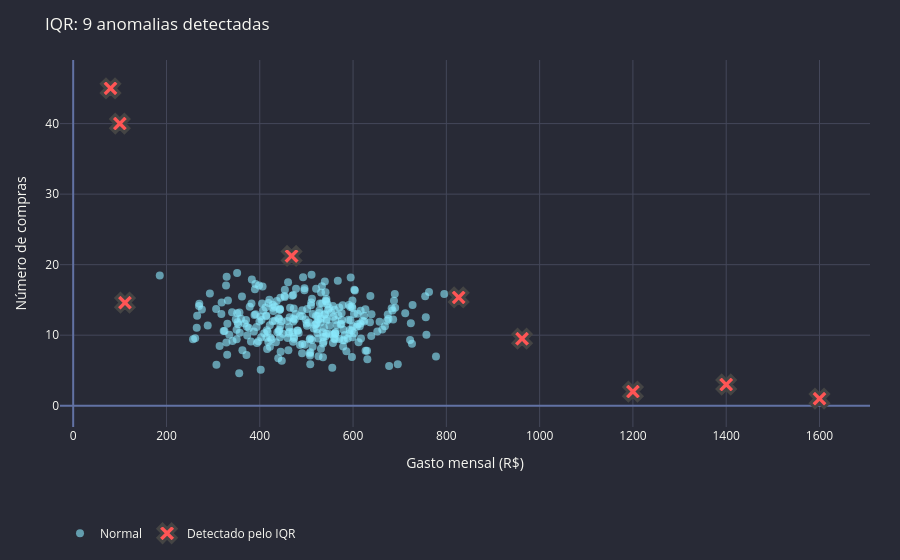

The notebook cell this image was saved under:
### Code cell
# IQR detection
def detectar_iqr(serie):
    q1 = serie.quantile(0.25)
    q3 = serie.quantile(0.75)
    iqr = q3 - q1
    lim_inf = q1 - 1.5 * iqr
    lim_sup = q3 + 1.5 * iqr
    return (serie < lim_inf) | (serie > lim_sup)

outlier_gasto = detectar_iqr(dados["gasto_mensal"])
outlier_compras = detectar_iqr(dados["numero_compras"])
dados["anomalia_iqr"] = outlier_gasto | outlier_compras
n_iqr = dados["anomalia_iqr"].sum()

fig_iqr_scatter = go.Figure()
fig_iqr_scatter.add_trace(go.Scatter(
    x=dados.loc[~dados["anomalia_iqr"], "gasto_mensal"],
    y=dados.loc[~dados["anomalia_iqr"], "numero_compras"],
    mode='markers', name='Normal',
    marker=dict(color=DRACULA['cyan'], size=8, opacity=0.6),
))
fig_iqr_scatter.add_trace(go.Scatter(
    x=dados.loc[dados["anomalia_iqr"], "gasto_mensal"],
    y=dados.loc[dados["anomalia_iqr"], "numero_compras"],
    mode='markers', name='Detectado pelo IQR',
    marker=dict(color=DRACULA['red'], size=16, symbol='x', line=dict(width=3)),
))
fig_iqr_scatter.update_xaxes(title="Gasto mensal (R$)")
fig_iqr_scatter.update_yaxes(title="Número de compras")
fig_iqr_scatter = apply_dracula(fig_iqr_scatter, f"IQR: {n_iqr} anomalias detectadas")
fig_iqr_scatter.show()

### Figure 1 — Plotly figure (JSON) as saved in the notebook; plotly's stock layout.template omitted (floating-point values rounded to 4 significant figures; data arrays with more than 128 entries replaced by an {"elided": "..."} marker saying what was removed)
{"data": [{"marker": {"color": "#8be9fd", "opacity": 0.6, "size": 8}, "mode": "markers", "name": "Normal", "type": "scatter", "x": {"elided": "296 float values"}, "y": {"elided": "296 float values"}}, {"marker": {"color": "#ff5555", "line": {"width": 3}, "size": 16, "symbol": "x"}, "mode": "markers", "name": "Detectado pelo IQR", "type": "scatter", "x": [468.2, 826.4, 962.3, 111.0, 1200.0, 1400.0, 100.0, 1600.0, 80.0], "y": [21.24, 15.36, 9.507, 14.61, 2.0, 3.0, 40.0, 1.0, 45.0]}], "layout": {"font": {"color": "#f8f8f2"}, "legend": {"orientation": "h", "y": -0.25}, "margin": {"b": 55, "l": 60, "r": 30, "t": 60}, "paper_bgcolor": "#282a36", "plot_bgcolor": "#282a36", "showlegend": true, "title": {"text": "IQR: 9 anomalias detectadas"}, "xaxis": {"gridcolor": "#44475a", "title": {"text": "Gasto mensal (R$)"}, "zerolinecolor": "#6272a4"}, "yaxis": {"gridcolor": "#44475a", "title": {"text": "Número de compras"}, "zerolinecolor": "#6272a4"}}}
